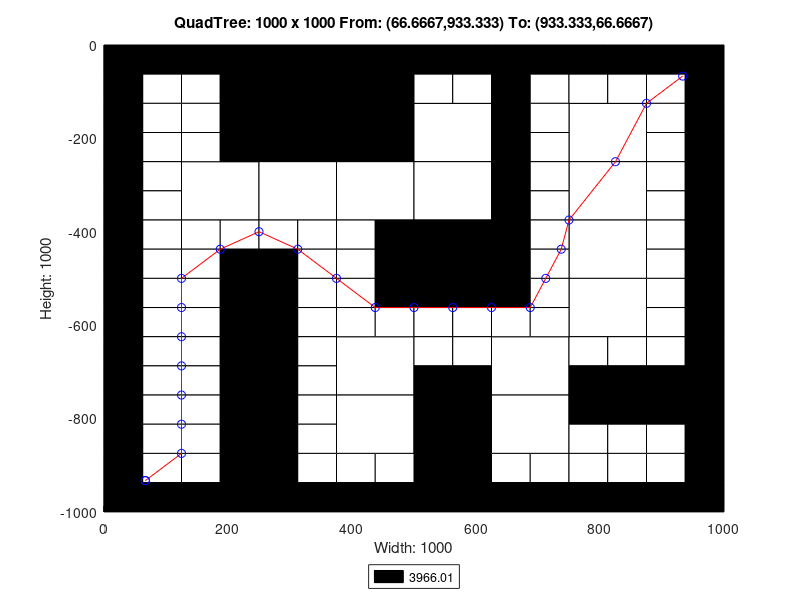

MATLAB code for this plot:
axis([0 1000 -1000 0]);
title('QuadTree: 1000 x 1000 From: (66.6667,933.333) To: (933.333,66.6667)');
xlabel('Width: 1000');
ylabel('Height: 1000');
rectangle('Position',[250 -250 250 250], 'FaceColor',[0 0 0]);
rectangle('Position',[125 -375 125 125], 'FaceColor',[1 1 1]);
rectangle('Position',[250 -375 125 125], 'FaceColor',[1 1 1]);
rectangle('Position',[375 -375 125 125], 'FaceColor',[1 1 1]);
rectangle('Position',[500 -250 125 125], 'FaceColor',[1 1 1]);
rectangle('Position',[750 -250 125 125], 'FaceColor',[1 1 1]);
rectangle('Position',[500 -375 125 125], 'FaceColor',[1 1 1]);
rectangle('Position',[500 -500 125 125], 'FaceColor',[0 0 0]);
rectangle('Position',[750 -375 125 125], 'FaceColor',[1 1 1]);
rectangle('Position',[750 -500 125 125], 'FaceColor',[1 1 1]);
rectangle('Position',[375 -750 125 125], 'FaceColor',[1 1 1]);
rectangle('Position',[375 -875 125 125], 'FaceColor',[1 1 1]);
rectangle('Position',[625 -750 125 125], 'FaceColor',[1 1 1]);
rectangle('Position',[750 -625 125 125], 'FaceColor',[1 1 1]);
rectangle('Position',[500 -875 125 125], 'FaceColor',[0 0 0]);
rectangle('Position',[625 -875 125 125], 'FaceColor',[1 1 1]);
rectangle('Position',[500 -1000 125 125], 'FaceColor',[0 0 0]);
rectangle('Position',[0 -62.5 62.5 62.5], 'FaceColor',[0 0 0]);
rectangle('Position',[62.5 -62.5 62.5 62.5], 'FaceColor',[0 0 0]);
rectangle('Position',[0 -125 62.5 62.5], 'FaceColor',[0 0 0]);
rectangle('Position',[62.5 -125 62.5 62.5], 'FaceColor',[1 1 1]);
rectangle('Position',[125 -62.5 62.5 62.5], 'FaceColor',[0 0 0]);
rectangle('Position',[187.5 -62.5 62.5 62.5], 'FaceColor',[0 0 0]);
rectangle('Position',[125 -125 62.5 62.5], 'FaceColor',[1 1 1]);
rectangle('Position',[187.5 -125 62.5 62.5], 'FaceColor',[0 0 0]);
rectangle('Position',[0 -187.5 62.5 62.5], 'FaceColor',[0 0 0]);
rectangle('Position',[62.5 -187.5 62.5 62.5], 'FaceColor',[1 1 1]);
rectangle('Position',[0 -250 62.5 62.5], 'FaceColor',[0 0 0]);
rectangle('Position',[62.5 -250 62.5 62.5], 'FaceColor',[1 1 1]);
rectangle('Position',[125 -187.5 62.5 62.5], 'FaceColor',[1 1 1]);
rectangle('Position',[187.5 -187.5 62.5 62.5], 'FaceColor',[0 0 0]);
rectangle('Position',[125 -250 62.5 62.5], 'FaceColor',[1 1 1]);
rectangle('Position',[187.5 -250 62.5 62.5], 'FaceColor',[0 0 0]);
rectangle('Position',[0 -312.5 62.5 62.5], 'FaceColor',[0 0 0]);
rectangle('Position',[62.5 -312.5 62.5 62.5], 'FaceColor',[1 1 1]);
rectangle('Position',[0 -375 62.5 62.5], 'FaceColor',[0 0 0]);
rectangle('Position',[62.5 -375 62.5 62.5], 'FaceColor',[1 1 1]);
rectangle('Position',[0 -437.5 62.5 62.5], 'FaceColor',[0 0 0]);
rectangle('Position',[62.5 -437.5 62.5 62.5], 'FaceColor',[1 1 1]);
rectangle('Position',[0 -500 62.5 62.5], 'FaceColor',[0 0 0]);
rectangle('Position',[62.5 -500 62.5 62.5], 'FaceColor',[1 1 1]);
rectangle('Position',[125 -437.5 62.5 62.5], 'FaceColor',[1 1 1]);
rectangle('Position',[187.5 -437.5 62.5 62.5], 'FaceColor',[1 1 1]);
rectangle('Position',[125 -500 62.5 62.5], 'FaceColor',[1 1 1]);
rectangle('Position',[187.5 -500 62.5 62.5], 'FaceColor',[0 0 0]);
rectangle('Position',[250 -437.5 62.5 62.5], 'FaceColor',[1 1 1]);
rectangle('Position',[312.5 -437.5 62.5 62.5], 'FaceColor',[1 1 1]);
rectangle('Position',[250 -500 62.5 62.5], 'FaceColor',[0 0 0]);
rectangle('Position',[312.5 -500 62.5 62.5], 'FaceColor',[1 1 1]);
rectangle('Position',[375 -437.5 62.5 62.5], 'FaceColor',[1 1 1]);
rectangle('Position',[437.5 -437.5 62.5 62.5], 'FaceColor',[0 0 0]);
rectangle('Position',[375 -500 62.5 62.5], 'FaceColor',[1 1 1]);
rectangle('Position',[437.5 -500 62.5 62.5], 'FaceColor',[0 0 0]);
rectangle('Position',[500 -62.5 62.5 62.5], 'FaceColor',[0 0 0]);
rectangle('Position',[562.5 -62.5 62.5 62.5], 'FaceColor',[0 0 0]);
rectangle('Position',[500 -125 62.5 62.5], 'FaceColor',[1 1 1]);
rectangle('Position',[562.5 -125 62.5 62.5], 'FaceColor',[1 1 1]);
rectangle('Position',[625 -62.5 62.5 62.5], 'FaceColor',[0 0 0]);
rectangle('Position',[687.5 -62.5 62.5 62.5], 'FaceColor',[0 0 0]);
rectangle('Position',[625 -125 62.5 62.5], 'FaceColor',[0 0 0]);
rectangle('Position',[687.5 -125 62.5 62.5], 'FaceColor',[1 1 1]);
rectangle('Position',[625 -187.5 62.5 62.5], 'FaceColor',[0 0 0]);
rectangle('Position',[687.5 -187.5 62.5 62.5], 'FaceColor',[1 1 1]);
rectangle('Position',[625 -250 62.5 62.5], 'FaceColor',[0 0 0]);
rectangle('Position',[687.5 -250 62.5 62.5], 'FaceColor',[1 1 1]);
rectangle('Position',[750 -62.5 62.5 62.5], 'FaceColor',[0 0 0]);
rectangle('Position',[812.5 -62.5 62.5 62.5], 'FaceColor',[0 0 0]);
rectangle('Position',[750 -125 62.5 62.5], 'FaceColor',[1 1 1]);
rectangle('Position',[812.5 -125 62.5 62.5], 'FaceColor',[1 1 1]);
rectangle('Position',[875 -62.5 62.5 62.5], 'FaceColor',[0 0 0]);
rectangle('Position',[937.5 -62.5 62.5 62.5], 'FaceColor',[0 0 0]);
rectangle('Position',[875 -125 62.5 62.5], 'FaceColor',[1 1 1]);
rectangle('Position',[937.5 -125 62.5 62.5], 'FaceColor',[0 0 0]);
rectangle('Position',[875 -187.5 62.5 62.5], 'FaceColor',[1 1 1]);
rectangle('Position',[937.5 -187.5 62.5 62.5], 'FaceColor',[0 0 0]);
rectangle('Position',[875 -250 62.5 62.5], 'FaceColor',[1 1 1]);
rectangle('Position',[937.5 -250 62.5 62.5], 'FaceColor',[0 0 0]);
rectangle('Position',[625 -312.5 62.5 62.5], 'FaceColor',[0 0 0]);
rectangle('Position',[687.5 -312.5 62.5 62.5], 'FaceColor',[1 1 1]);
rectangle('Position',[625 -375 62.5 62.5], 'FaceColor',[0 0 0]);
rectangle('Position',[687.5 -375 62.5 62.5], 'FaceColor',[1 1 1]);
rectangle('Position',[625 -437.5 62.5 62.5], 'FaceColor',[0 0 0]);
rectangle('Position',[687.5 -437.5 62.5 62.5], 'FaceColor',[1 1 1]);
rectangle('Position',[625 -500 62.5 62.5], 'FaceColor',[0 0 0]);
rectangle('Position',[687.5 -500 62.5 62.5], 'FaceColor',[1 1 1]);
rectangle('Position',[875 -312.5 62.5 62.5], 'FaceColor',[1 1 1]);
rectangle('Position',[937.5 -312.5 62.5 62.5], 'FaceColor',[0 0 0]);
rectangle('Position',[875 -375 62.5 62.5], 'FaceColor',[1 1 1]);
rectangle('Position',[937.5 -375 62.5 62.5], 'FaceColor',[0 0 0]);
rectangle('Position',[875 -437.5 62.5 62.5], 'FaceColor',[1 1 1]);
rectangle('Position',[937.5 -437.5 62.5 62.5], 'FaceColor',[0 0 0]);
rectangle('Position',[875 -500 62.5 62.5], 'FaceColor',[1 1 1]);
rectangle('Position',[937.5 -500 62.5 62.5], 'FaceColor',[0 0 0]);
rectangle('Position',[0 -562.5 62.5 62.5], 'FaceColor',[0 0 0]);
rectangle('Position',[62.5 -562.5 62.5 62.5], 'FaceColor',[1 1 1]);
rectangle('Position',[0 -625 62.5 62.5], 'FaceColor',[0 0 0]);
rectangle('Position',[62.5 -625 62.5 62.5], 'FaceColor',[1 1 1]);
rectangle('Position',[125 -562.5 62.5 62.5], 'FaceColor',[1 1 1]);
rectangle('Position',[187.5 -562.5 62.5 62.5], 'FaceColor',[0 0 0]);
rectangle('Position',[125 -625 62.5 62.5], 'FaceColor',[1 1 1]);
rectangle('Position',[187.5 -625 62.5 62.5], 'FaceColor',[0 0 0]);
rectangle('Position',[0 -687.5 62.5 62.5], 'FaceColor',[0 0 0]);
rectangle('Position',[62.5 -687.5 62.5 62.5], 'FaceColor',[1 1 1]);
rectangle('Position',[0 -750 62.5 62.5], 'FaceColor',[0 0 0]);
rectangle('Position',[62.5 -750 62.5 62.5], 'FaceColor',[1 1 1]);
rectangle('Position',[125 -687.5 62.5 62.5], 'FaceColor',[1 1 1]);
rectangle('Position',[187.5 -687.5 62.5 62.5], 'FaceColor',[0 0 0]);
rectangle('Position',[125 -750 62.5 62.5], 'FaceColor',[1 1 1]);
rectangle('Position',[187.5 -750 62.5 62.5], 'FaceColor',[0 0 0]);
rectangle('Position',[250 -562.5 62.5 62.5], 'FaceColor',[0 0 0]);
rectangle('Position',[312.5 -562.5 62.5 62.5], 'FaceColor',[1 1 1]);
rectangle('Position',[250 -625 62.5 62.5], 'FaceColor',[0 0 0]);
rectangle('Position',[312.5 -625 62.5 62.5], 'FaceColor',[1 1 1]);
rectangle('Position',[375 -562.5 62.5 62.5], 'FaceColor',[1 1 1]);
rectangle('Position',[437.5 -562.5 62.5 62.5], 'FaceColor',[0 0 0]);
rectangle('Position',[375 -625 62.5 62.5], 'FaceColor',[1 1 1]);
rectangle('Position',[437.5 -625 62.5 62.5], 'FaceColor',[1 1 1]);
rectangle('Position',[250 -687.5 62.5 62.5], 'FaceColor',[0 0 0]);
rectangle('Position',[312.5 -687.5 62.5 62.5], 'FaceColor',[1 1 1]);
rectangle('Position',[250 -750 62.5 62.5], 'FaceColor',[0 0 0]);
rectangle('Position',[312.5 -750 62.5 62.5], 'FaceColor',[1 1 1]);
rectangle('Position',[0 -812.5 62.5 62.5], 'FaceColor',[0 0 0]);
rectangle('Position',[62.5 -812.5 62.5 62.5], 'FaceColor',[1 1 1]);
rectangle('Position',[0 -875 62.5 62.5], 'FaceColor',[0 0 0]);
rectangle('Position',[62.5 -875 62.5 62.5], 'FaceColor',[1 1 1]);
rectangle('Position',[125 -812.5 62.5 62.5], 'FaceColor',[1 1 1]);
rectangle('Position',[187.5 -812.5 62.5 62.5], 'FaceColor',[0 0 0]);
rectangle('Position',[125 -875 62.5 62.5], 'FaceColor',[1 1 1]);
rectangle('Position',[187.5 -875 62.5 62.5], 'FaceColor',[0 0 0]);
rectangle('Position',[0 -937.5 62.5 62.5], 'FaceColor',[0 0 0]);
rectangle('Position',[62.5 -937.5 62.5 62.5], 'FaceColor',[1 1 1]);
rectangle('Position',[0 -1000 62.5 62.5], 'FaceColor',[0 0 0]);
rectangle('Position',[62.5 -1000 62.5 62.5], 'FaceColor',[0 0 0]);
rectangle('Position',[125 -937.5 62.5 62.5], 'FaceColor',[1 1 1]);
rectangle('Position',[187.5 -937.5 62.5 62.5], 'FaceColor',[0 0 0]);
rectangle('Position',[125 -1000 62.5 62.5], 'FaceColor',[0 0 0]);
rectangle('Position',[187.5 -1000 62.5 62.5], 'FaceColor',[0 0 0]);
rectangle('Position',[250 -812.5 62.5 62.5], 'FaceColor',[0 0 0]);
rectangle('Position',[312.5 -812.5 62.5 62.5], 'FaceColor',[1 1 1]);
rectangle('Position',[250 -875 62.5 62.5], 'FaceColor',[0 0 0]);
rectangle('Position',[312.5 -875 62.5 62.5], 'FaceColor',[1 1 1]);
rectangle('Position',[250 -937.5 62.5 62.5], 'FaceColor',[0 0 0]);
rectangle('Position',[312.5 -937.5 62.5 62.5], 'FaceColor',[1 1 1]);
rectangle('Position',[250 -1000 62.5 62.5], 'FaceColor',[0 0 0]);
rectangle('Position',[312.5 -1000 62.5 62.5], 'FaceColor',[0 0 0]);
rectangle('Position',[375 -937.5 62.5 62.5], 'FaceColor',[1 1 1]);
rectangle('Position',[437.5 -937.5 62.5 62.5], 'FaceColor',[1 1 1]);
rectangle('Position',[375 -1000 62.5 62.5], 'FaceColor',[0 0 0]);
rectangle('Position',[437.5 -1000 62.5 62.5], 'FaceColor',[0 0 0]);
rectangle('Position',[500 -562.5 62.5 62.5], 'FaceColor',[0 0 0]);
rectangle('Position',[562.5 -562.5 62.5 62.5], 'FaceColor',[0 0 0]);
rectangle('Position',[500 -625 62.5 62.5], 'FaceColor',[1 1 1]);
rectangle('Position',[562.5 -625 62.5 62.5], 'FaceColor',[1 1 1]);
rectangle('Position',[625 -562.5 62.5 62.5], 'FaceColor',[0 0 0]);
rectangle('Position',[687.5 -562.5 62.5 62.5], 'FaceColor',[1 1 1]);
rectangle('Position',[625 -625 62.5 62.5], 'FaceColor',[1 1 1]);
rectangle('Position',[687.5 -625 62.5 62.5], 'FaceColor',[1 1 1]);
rectangle('Position',[500 -687.5 62.5 62.5], 'FaceColor',[1 1 1]);
rectangle('Position',[562.5 -687.5 62.5 62.5], 'FaceColor',[1 1 1]);
rectangle('Position',[500 -750 62.5 62.5], 'FaceColor',[0 0 0]);
rectangle('Position',[562.5 -750 62.5 62.5], 'FaceColor',[0 0 0]);
rectangle('Position',[875 -562.5 62.5 62.5], 'FaceColor',[1 1 1]);
rectangle('Position',[937.5 -562.5 62.5 62.5], 'FaceColor',[0 0 0]);
rectangle('Position',[875 -625 62.5 62.5], 'FaceColor',[1 1 1]);
rectangle('Position',[937.5 -625 62.5 62.5], 'FaceColor',[0 0 0]);
rectangle('Position',[750 -687.5 62.5 62.5], 'FaceColor',[1 1 1]);
rectangle('Position',[812.5 -687.5 62.5 62.5], 'FaceColor',[1 1 1]);
rectangle('Position',[750 -750 62.5 62.5], 'FaceColor',[0 0 0]);
rectangle('Position',[812.5 -750 62.5 62.5], 'FaceColor',[0 0 0]);
rectangle('Position',[875 -687.5 62.5 62.5], 'FaceColor',[1 1 1]);
rectangle('Position',[937.5 -687.5 62.5 62.5], 'FaceColor',[0 0 0]);
rectangle('Position',[875 -750 62.5 62.5], 'FaceColor',[0 0 0]);
rectangle('Position',[937.5 -750 62.5 62.5], 'FaceColor',[0 0 0]);
rectangle('Position',[625 -937.5 62.5 62.5], 'FaceColor',[1 1 1]);
rectangle('Position',[687.5 -937.5 62.5 62.5], 'FaceColor',[1 1 1]);
rectangle('Position',[625 -1000 62.5 62.5], 'FaceColor',[0 0 0]);
rectangle('Position',[687.5 -1000 62.5 62.5], 'FaceColor',[0 0 0]);
rectangle('Position',[750 -812.5 62.5 62.5], 'FaceColor',[0 0 0]);
rectangle('Position',[812.5 -812.5 62.5 62.5], 'FaceColor',[0 0 0]);
rectangle('Position',[750 -875 62.5 62.5], 'FaceColor',[1 1 1]);
rectangle('Position',[812.5 -875 62.5 62.5], 'FaceColor',[1 1 1]);
rectangle('Position',[875 -812.5 62.5 62.5], 'FaceColor',[0 0 0]);
rectangle('Position',[937.5 -812.5 62.5 62.5], 'FaceColor',[0 0 0]);
rectangle('Position',[875 -875 62.5 62.5], 'FaceColor',[1 1 1]);
rectangle('Position',[937.5 -875 62.5 62.5], 'FaceColor',[0 0 0]);
rectangle('Position',[750 -937.5 62.5 62.5], 'FaceColor',[1 1 1]);
rectangle('Position',[812.5 -937.5 62.5 62.5], 'FaceColor',[1 1 1]);
rectangle('Position',[750 -1000 62.5 62.5], 'FaceColor',[0 0 0]);
rectangle('Position',[812.5 -1000 62.5 62.5], 'FaceColor',[0 0 0]);
rectangle('Position',[875 -937.5 62.5 62.5], 'FaceColor',[1 1 1]);
rectangle('Position',[937.5 -937.5 62.5 62.5], 'FaceColor',[0 0 0]);
rectangle('Position',[875 -1000 62.5 62.5], 'FaceColor',[0 0 0]);
rectangle('Position',[937.5 -1000 62.5 62.5], 'FaceColor',[0 0 0]);
X=[933.333,875,825,750,737.5,712.5,687.5,625,562.5,500,437.5,375,312.5,250,187.5,125,125,125,125,125,125,125,66.6667,66.6667];
Y=[-66.6667,-125,-250,-375,-437.5,-500,-562.5,-562.5,-562.5,-562.5,-562.5,-500,-437.5,-400,-437.5,-500,-562.5,-625,-687.5,-750,-812.5,-875,-933.333,-933.333];
hold on;
plot(X,Y,'r');
plot(X,Y,'bo');
legend('3966.01','Location','southoutside');
